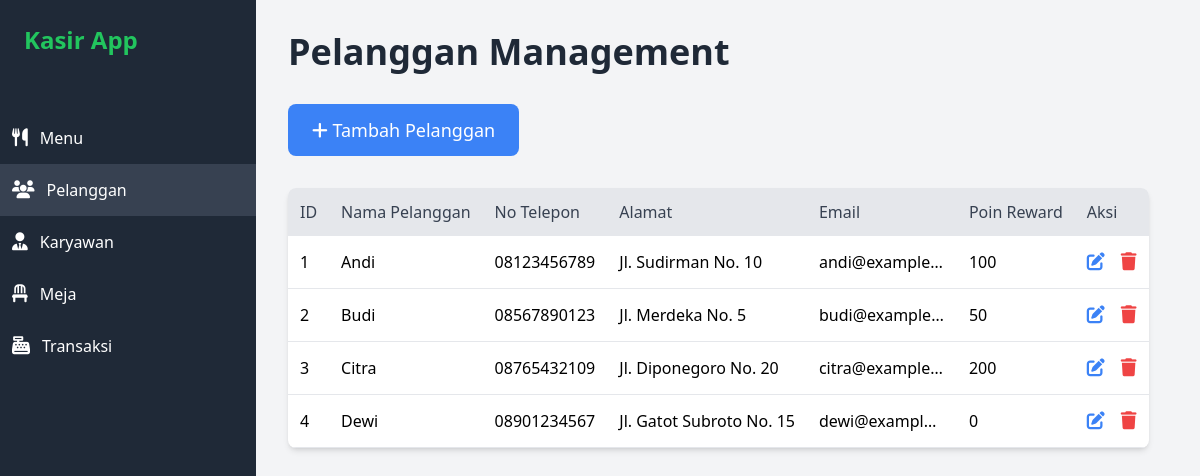
Page /pelanggan/pelanggan.php on the committed database.
### tables this page shows
CREATE TABLE pelanggan (
    id_pelanggan INT AUTO_INCREMENT PRIMARY KEY,
    nama_pelanggan VARCHAR(100) NOT NULL,
    no_telepon VARCHAR(15),
    alamat TEXT,
    email VARCHAR(100),
    poin_reward INT DEFAULT 0
);

### pelanggan/pelanggan.php (the view, shortened to what this page needs)
<?php
include '../includes/db.php';
$sql = "SELECT * FROM pelanggan";
$result = $conn->query($sql);
?>
<!DOCTYPE html>
<html lang="en">
<head>
    <link rel="stylesheet" href="https://cdnjs.cloudflare.com/ajax/libs/font-awesome/6.5.1/css/all.min.css">
    <script src="https://cdn.tailwindcss.com"></script>
</head>
<body class="flex bg-gray-100">
    <div class="w-64 bg-gray-800 text-white min-h-screen fixed top-0 left-0">
        <div class="p-6">
            <h1 class="text-2xl font-bold text-green-500">Kasir App</h1>
        </div>
        <ul class="mt-8">
            <li class="p-3 hover:bg-gray-700 cursor-pointer flex items-center gap-3">
                <i class="fas fa-utensils text-lg"></i>
                <a href="../menu/menu.php" class="block flex-grow">Menu</a>
            </li>
            <li class="p-3 hover:bg-gray-700 cursor-pointer flex items-center gap-3 bg-gray-700">
                <i class="fas fa-users text-lg"></i>
                <a href="../pelanggan/pelanggan.php" class="block flex-grow">Pelanggan</a>
            </li>
            <li class="p-3 hover:bg-gray-700 cursor-pointer flex items-center gap-3">
                <i class="fas fa-user-tie text-lg"></i>
                <a href="../karyawan/karyawan.php" class="block flex-grow">Karyawan</a>
            </li>
            <li class="p-3 hover:bg-gray-700 cursor-pointer flex items-center gap-3">
                <i class="fas fa-chair text-lg"></i>
                <a href="../meja/meja.php" class="block flex-grow">Meja</a>
            </li>
            <li class="p-3 hover:bg-gray-700 cursor-pointer flex items-center gap-3">
                <i class="fas fa-cash-register text-lg"></i>
                <a href="../transaksi/transaksi.php" class="block flex-grow">Transaksi</a>
            </li>
        </ul>
    </div>
    <div class="ml-64 p-8">
        <h1 class="text-4xl font-bold text-gray-800 mb-8">Pelanggan Management</h1>
        <a href="create.php"
            class="bg-blue-500 text-white px-6 py-3 rounded-lg hover:bg-blue-600 transition duration-300 text-lg inline-block mb-8">
            <i class="fas fa-plus"></i>
            <span>Tambah Pelanggan</span>
        </a>
        <div class="bg-white shadow-md rounded-lg overflow-x-auto">
            <table class="w-full text-left border-collapse">
                <thead class="bg-gray-200">
                    <tr>
                        <th class="p-3 font-medium text-gray-700">ID</th>
                        <th class="p-3 font-medium text-gray-700">Nama Pelanggan</th>
                        <th class="p-3 font-medium text-gray-700">No Telepon</th>
                        <th class="p-3 font-medium text-gray-700 hidden md:table-cell">Alamat</th>
                        <th class="p-3 font-medium text-gray-700">Email</th>
                        <th class="p-3 font-medium text-gray-700">Poin Reward</th>
                        <th class="p-3 font-medium text-gray-700">Aksi</th>
                    </tr>
                </thead>
                <tbody>
                    <?php while ($row = $result->fetch_assoc()): ?>
                        <tr class="border-b hover:bg-gray-50 transition duration-300">
                            <td class="p-3"><?php echo htmlspecialchars($row['id_pelanggan']); ?></td>
                            <td class="p-3"><?php echo htmlspecialchars($row['nama_pelanggan']); ?></td>
                            <td class="p-3"><?php echo htmlspecialchars($row['no_telepon']); ?></td>
                            <td class="p-3 hidden md:table-cell"><?php echo htmlspecialchars($row['alamat']); ?></td>
                            <td class="p-3 truncate max-w-[150px]"><?php echo htmlspecialchars($row['email']); ?></td>
                            <td class="p-3"><?php echo htmlspecialchars($row['poin_reward']); ?></td>
                            <td class="p-3 flex gap-4">
                                <a href="edit.php?id=<?php echo $row['id_pelanggan']; ?>"
                                    class="text-blue-500 hover:text-blue-700" title="Edit">
                                    <i class="fas fa-edit text-lg"></i>
                                </a>
                                <a href="delete.php?id=<?php echo $row['id_pelanggan']; ?>"
                                    onclick="return confirm('Apakah Anda yakin ingin menghapus pelanggan ini?')"
                                    class="text-red-500 hover:text-red-700" title="Hapus">
                                    <i class="fas fa-trash text-lg"></i>
                                </a>
                            </td>
                        </tr>
                    <?php endwhile; ?>
                </tbody>
            </table>
        </div>
    </div>
</body>
</html>

### rows in the picture
pelanggan: id_pelanggan "1", nama_pelanggan "Andi", no_telepon "08123456789", alamat "Jl. Sudirman No. 10", email "andi@example…", poin_reward "100"
pelanggan: id_pelanggan "2", nama_pelanggan "Budi", no_telepon "08567890123", alamat "Jl. Merdeka No. 5", email "budi@example…", poin_reward "50"
pelanggan: id_pelanggan "3", nama_pelanggan "Citra", no_telepon "08765432109", alamat "Jl. Diponegoro No. 20", email "citra@example…", poin_reward "200"
pelanggan: id_pelanggan "4", nama_pelanggan "Dewi", no_telepon "08901234567", alamat "Jl. Gatot Subroto No. 15", email "dewi@exampl…", poin_reward "0"
